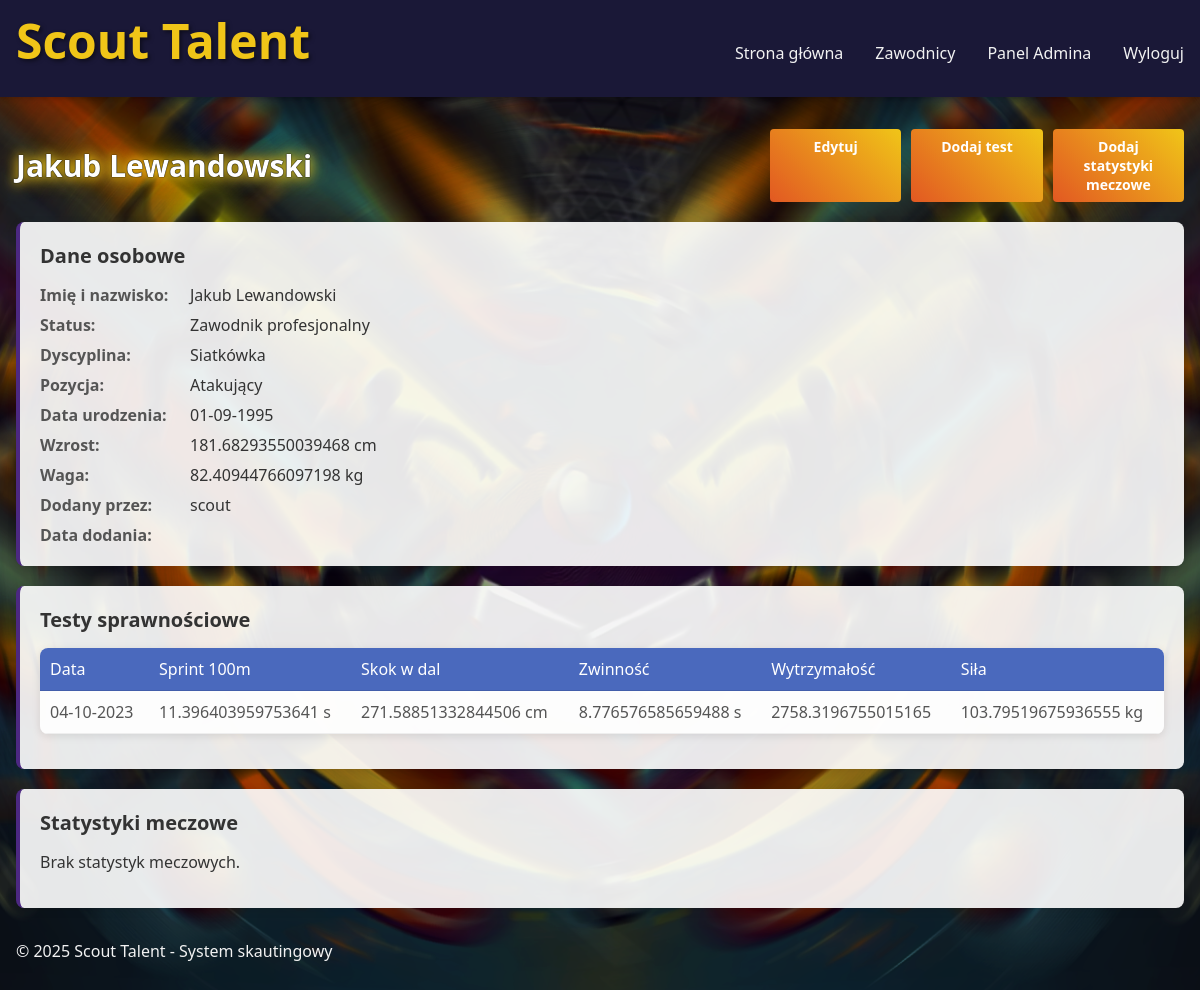
Screenshot of /players/detail/4 (signed in) with the database file from the repository.
### app/models.py (models this page shows, shortened)
class Player(db.Model):
    id = db.Column(db.Integer, primary_key=True)
    first_name = db.Column(db.String(64), nullable=False)
    last_name = db.Column(db.String(64), nullable=False)
    height = db.Column(db.Float)  # w cm
    weight = db.Column(db.Float)  # w kg
    birth_date = db.Column(db.Date)
    position = db.Column(db.String(64))
    photo = db.Column(db.String(255), nullable=True)  # Path to player photo
    is_amateur = db.Column(db.Boolean, default=False)  # True for amateur players, False for professional
    sport_id = db.Column(db.Integer, db.ForeignKey('sport.id'))
    scout_id = db.Column(db.Integer, db.ForeignKey('user.id'))
    physical_tests = db.relationship('PhysicalTest', backref='player', lazy='dynamic')
    match_stats = db.relationship('MatchStat', backref='player', lazy='dynamic')

class Sport(db.Model):
    id = db.Column(db.Integer, primary_key=True)
    name = db.Column(db.String(64), unique=True, nullable=False)
    description = db.Column(db.Text)
    players = db.relationship('Player', backref='sport', lazy='dynamic')

class User(UserMixin, db.Model):
    id = db.Column(db.Integer, primary_key=True)
    username = db.Column(db.String(64), unique=True, nullable=False)
    email = db.Column(db.String(120), unique=True, nullable=False)
    password_hash = db.Column(db.String(128))
    role = db.Column(db.String(20), default='user')  # user, scout, club_manager, admin
    profile_picture = db.Column(db.String(200), nullable=True)  # Path to profile picture file
    status = db.Column(db.String(20), default='amateur')  # pro/amateur
    players = db.relationship('Player', backref='scout', lazy='dynamic')
    club_id = db.Column(db.Integer, db.ForeignKey('club.id'), nullable=True)

class PhysicalTest(db.Model):
    id = db.Column(db.Integer, primary_key=True)
    player_id = db.Column(db.Integer, db.ForeignKey('player.id'))
    test_date = db.Column(db.Date, default=datetime.utcnow)
    sprint_100m = db.Column(db.Float)  # w sekundach
    long_jump = db.Column(db.Float)  # w cm
    agility = db.Column(db.Float)  # w sekundach
    endurance = db.Column(db.Float)  # w sekundach lub metrach zależnie od testu
    strength = db.Column(db.Float)  # w kg
    notes = db.Column(db.Text)

### app/routes/player_routes.py (the view)
@players.route('/detail/<int:player_id>')
@login_required
def detail(player_id):
    player = Player.query.get_or_404(player_id)
    if current_user.role == 'admin':
        pass
    elif current_user.role == 'club_manager':
        if not player.is_amateur:  # Profesjonaliści
            scout_ids = [scout.id for scout in User.query.filter_by(club_id=current_user.club_id, role='scout').all()]
            if player.scout_id not in scout_ids:
                abort(403)
    elif current_user.role == 'scout':
        if player.scout_id != current_user.id:
            abort(403)
    else:
        if player.scout_id != current_user.id:
            abort(403)
    return render_template('player/detail.html', player=player)

### app/models.py (called while the page is built)
@login_manager.user_loader
def load_user(id):
    return User.query.get(int(id))

### app/templates/player/detail.html (shortened to what this page needs)
{% extends 'base.html' %}
{% block content %}
<section class="player-detail">
    <div class="header-section">
        <h1>{{ player.first_name }} {{ player.last_name }}</h1>
        {% if current_user.role in ['scout', 'admin'] and (current_user.role == 'admin' or player.scout_id == current_user.id) %}
            <div class="action-buttons">
                <a href="{{ url_for('players.edit', player_id=player.id) }}" class="btn btn-primary">Edytuj</a>
                <a href="{{ url_for('players.add', player_id=player.id) }}" class="btn btn-primary">Dodaj test</a>
                <a href="{{ url_for('players.add', player_id=player.id) }}" class="btn btn-primary">Dodaj statystyki meczowe</a>
            </div>
        {% endif %}
    </div>
    <div class="player-info card">
        <div class="player-header">
            <div class="player-details">
                <h2>Dane osobowe</h2>
                <dl>
                    <dt>Imię i nazwisko:</dt>
                    <dd>{{ player.first_name }} {{ player.last_name }}</dd>
                    <dt>Status:</dt>
                    <dd>{% if player.is_amateur %}Zawodnik amatorski{% else %}Zawodnik profesjonalny{% endif %}</dd>
                    <dt>Dyscyplina:</dt>
                    <dd>{{ player.sport.name }}</dd>
                    <dt>Pozycja:</dt>
                    <dd>{{ player.position }}</dd>
                    <dt>Data urodzenia:</dt>
                    <dd>{{ player.birth_date.strftime('%d-%m-%Y') if player.birth_date else 'Brak danych' }}</dd>
                    <dt>Wzrost:</dt>
                    <dd>{{ player.height }} cm</dd>
                    <dt>Waga:</dt>
                    <dd>{{ player.weight }} kg</dd>
                    <dt>Dodany przez:</dt>
                    <dd>{{ player.scout.username }}</dd>
                    <dt>Data dodania:</dt>
                </dl>
            </div>
        </div>
    </div>
    <div class="player-tests card">
        <h2>Testy sprawnościowe</h2>
        {% if player.physical_tests.count() > 0 %}
            <table class="data-table">
                <thead>
                    <tr>
                        <th>Data</th>
                        <th>Sprint 100m</th>
                        <th>Skok w dal</th>
                        <th>Zwinność</th>
                        <th>Wytrzymałość</th>
                        <th>Siła</th>
                    </tr>
                </thead>
                <tbody>
                    {% for test in player.physical_tests %}
                        <tr>
                            <td>{{ test.test_date.strftime('%d-%m-%Y') }}</td>
                            <td>{{ test.sprint_100m }} s</td>
                            <td>{{ test.long_jump }} cm</td>
                            <td>{{ test.agility }} s</td>
                            <td>{{ test.endurance }}</td>
                            <td>{{ test.strength }} kg</td>
                        </tr>
                    {% endfor %}
                </tbody>
            </table>
        {% else %}
            <p>Brak testów sprawnościowych.</p>
        {% endif %}
    </div>
    <div class="player-matches card">
        <h2>Statystyki meczowe</h2>
        {% if player.match_stats.count() > 0 %}
            <table class="data-table">
                <thead>
                    <tr>
                        <th>Data</th>
                        <th>Przeciwnik</th>
                        <th>Minuty</th>
                        <th>Gole</th>
                        <th>Asysty</th>
                        <th>Dystans</th>
                        <th>Kontakty z piłką</th>
                    </tr>
                </thead>
                <tbody>
                    {% for stat in player.match_stats %}
                        <tr>
                            <td>{{ stat.match.date.strftime('%d-%m-%Y') }}</td>
                            <td>{{ stat.match.opponent }}</td>
                            <td>{{ stat.minutes_played }}</td>
                            <td>{{ stat.goals }}</td>
                            <td>{{ stat.assists }}</td>
                            <td>{{ stat.distance_covered }} km</td>
                            <td>{{ stat.ball_contacts }}</td>
                        </tr>
                    {% endfor %}
                </tbody>
            </table>
        {% else %}
            <p>Brak statystyk meczowych.</p>
        {% endif %}
    </div>
</section>
{% endblock %}

### app/static/css/style.css (style rules this page uses)
:root { --primary-color: #4c2882; --secondary-color: #e25822; --accent-color: #f0c518; --background-color: #0a2a4a; --text-color: #f2f2f2; --dark-accent: #1a1837; --light-bg: #f5f7fa; --dark-text: #333333; --card-border: #4c2882; --card-bg: rgba(255, 255, 255, 0.9); --header-bg: rgba(26, 24, 55, 0.9); --header-text: #f0c518; --gradient-primary: linear-gradient(135deg, var(--primary-color), var(--dark-accent)); --gradient-secondary: linear-gradient(45deg, var(--secondary-color), var(--accent-color)); }
* { margin: 0; padding: 0; box-sizing: border-box; font-family: 'Segoe UI', Tahoma, Geneva, Verdana, sans-serif; }
body { background-image: url('../images/background.png'); background-size: cover; background-position: center; color: var(--text-color); min-height: 100vh; }
.btn { width: 100%; padding: 12px; border: none; border-radius: 5px; cursor: pointer; font-size: 1rem; font-weight: bold; transition: all 0.3s ease; }
.btn-primary { background: var(--gradient-secondary); color: var(--dark-accent); }
.card { background-color: var(--card-bg); border-radius: 8px; box-shadow: 0 4px 8px rgba(0, 0, 0, 0.1); padding: 20px; transition: transform 0.3s ease, box-shadow 0.3s ease; color: var(--dark-text); border-left: 4px solid var(--card-border); }
.card p { color: var(--dark-text); margin-bottom: 15px; }
.data-table { width: 100%; border-collapse: collapse; margin-bottom: 15px; background-color: var(--card-bg); border-radius: 8px; overflow: hidden; box-shadow: 0 2px 8px rgba(0, 0, 0, 0.1); }
.data-table th, .data-table td { padding: 12px 15px; text-align: left; border-bottom: 1px solid rgba(0, 0, 0, 0.1); color: var(--dark-text); }
.data-table th { background-color: var(--primary-color); font-weight: bold; color: white; }
.btn { display: inline-block; padding: 8px 16px; background-color: var(--primary-color); color: white; text-decoration: none; border-radius: 4px; font-size: 14px; transition: all 0.3s ease; border: none; cursor: pointer; text-align: center; }
.btn-primary { background: var(--gradient-secondary); color: var(--dark-accent); font-weight: bold; }
.player-info { flex: 1; padding-right: 15px; }

### app/templates/player/detail.html (style rules this page uses)
.card { background-color: rgba(255, 255, 255, 0.9); border-radius: 8px; box-shadow: 0 2px 10px rgba(0, 0, 0, 0.1); padding: 20px; margin-bottom: 20px; }
.header-section { display: flex; justify-content: space-between; align-items: center; margin-bottom: 20px; }
.header-section h1 { margin: 0; font-size: 30px; color: white; text-shadow: 0 0 1px #000000, 0 0 1px #000000, 0 0 11px #f0c518, 0 0 20px #f0c518; }
.action-buttons { display: flex; gap: 10px; }
.btn-primary { background-color: #4a69bd; color: white; border: none; padding: 8px 16px; border-radius: 4px; text-decoration: none; font-size: 14px; cursor: pointer; }
.player-header { display: flex; justify-content: space-between; align-items: flex-start; }
.player-details { flex: 1; }
.player-details h2 { color: #333; margin-top: 0; margin-bottom: 15px; font-size: 20px; }
.player-details dl { display: grid; grid-template-columns: 150px 1fr; row-gap: 8px; }
.player-details dt { font-weight: bold; color: #555; }
.player-details dd { margin-left: 0; color: #333; }
.player-tests h2, .player-matches h2 { color: #333; margin-top: 0; margin-bottom: 15px; font-size: 20px; }
.data-table { width: 100%; border-collapse: collapse; margin-top: 10px; }
.data-table th { background-color: #4a69bd; color: white; padding: 10px; text-align: left; font-weight: normal; }
.data-table td { padding: 10px; border-bottom: 1px solid #eee; color: #555; }

### rows the page displays
Player: first_name "Jakub", last_name "Lewandowski", position "Atakujący", birth_date "01-09-1995", height "181.68293550039468", weight "82.40944766097198"
Sport: sport.name "Siatkówka"
User: scout.username "scout"
PhysicalTest: test_date "04-10-2023", sprint_100m "11.396403959753641", long_jump "271.58851332844506", agility "8.776576585659488", endurance "2758.3196755015165", strength "103.79519675936555"
